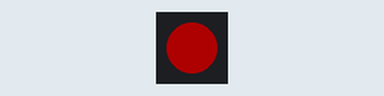
Recording of a program running on a simulated ESP32-S3. On the bench: 1 RGB LEDs in strip order, left to right. Dim RGB values are drawn brighter than linear; WiFi joins after 1.5 s; servers stay silent unless stated; the camera gives no picture; what the program prints to the serial monitor is not drawn.

Above: at 0.1 s.
At 6.9 s:
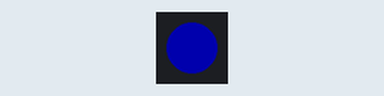
Timing chart, 0 to 8.4 s (numbered marks = the images above):
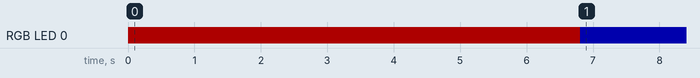

The program:

main.cpp
```cpp
#include <Arduino.h>
#include <WiFi.h>
#include <WebServer.h>
#include <Adafruit_NeoPixel.h>
#include "esp_camera.h"

const char* WIFI_SSID = "wifi_ssid";
const char* WIFI_PASSWORD = "wifi_password";

WebServer server(80);

constexpr int LED_PIN = 48;
constexpr int LED_COUNT = 1;
Adafruit_NeoPixel statusLed(LED_COUNT, LED_PIN, NEO_GRB + NEO_KHZ800);

bool cameraPsramDetected = false;

void setStatusLed(uint8_t red, uint8_t green, uint8_t blue) {
  statusLed.setPixelColor(0, statusLed.Color(red, green, blue));
  statusLed.show();
}

#define PWDN_GPIO_NUM     -1
#define RESET_GPIO_NUM    -1
#define XCLK_GPIO_NUM     15

#define SIOD_GPIO_NUM     4
#define SIOC_GPIO_NUM     5

#define Y9_GPIO_NUM       16
#define Y8_GPIO_NUM       17
#define Y7_GPIO_NUM       18
#define Y6_GPIO_NUM       12
#define Y5_GPIO_NUM       10
#define Y4_GPIO_NUM       8
#define Y3_GPIO_NUM       9
#define Y2_GPIO_NUM       11

#define VSYNC_GPIO_NUM    6
#define HREF_GPIO_NUM     7
#define PCLK_GPIO_NUM     13

void connectToWifi() {
  Serial.println();
  Serial.println("[WiFi] Starting station mode...");
  WiFi.mode(WIFI_STA);
  WiFi.begin(WIFI_SSID, WIFI_PASSWORD);

  Serial.printf("[WiFi] Connecting to SSID: %s\n", WIFI_SSID);

  uint32_t startAttemptTime = millis();
  while (WiFi.status() != WL_CONNECTED) {
    delay(500);
    Serial.print(".");

    if (millis() - startAttemptTime > 30000) {
      Serial.println();
      Serial.println("[WiFi] Connection timeout. Retrying...");
      WiFi.disconnect();
      delay(500);
      WiFi.begin(WIFI_SSID, WIFI_PASSWORD);
      startAttemptTime = millis();
    }
  }

  Serial.println();
  Serial.println("[WiFi] Connected!");
  Serial.print("[WiFi] IP address: ");
  Serial.println(WiFi.localIP());
}

bool initCamera() {
  camera_config_t config = {};
  config.ledc_channel = LEDC_CHANNEL_0;
  config.ledc_timer = LEDC_TIMER_0;
  config.pin_d0 = Y2_GPIO_NUM;
  config.pin_d1 = Y3_GPIO_NUM;
  config.pin_d2 = Y4_GPIO_NUM;
  config.pin_d3 = Y5_GPIO_NUM;
  config.pin_d4 = Y6_GPIO_NUM;
  config.pin_d5 = Y7_GPIO_NUM;
  config.pin_d6 = Y8_GPIO_NUM;
  config.pin_d7 = Y9_GPIO_NUM;
  config.pin_xclk = XCLK_GPIO_NUM;
  config.pin_pclk = PCLK_GPIO_NUM;
  config.pin_vsync = VSYNC_GPIO_NUM;
  config.pin_href = HREF_GPIO_NUM;
  config.pin_sccb_sda = SIOD_GPIO_NUM;
  config.pin_sccb_scl = SIOC_GPIO_NUM;
  config.pin_pwdn = PWDN_GPIO_NUM;
  config.pin_reset = RESET_GPIO_NUM;
  config.xclk_freq_hz = 20000000;
  config.pixel_format = PIXFORMAT_JPEG;
  config.grab_mode = CAMERA_GRAB_LATEST;

  const bool hasPsram = psramFound();
  cameraPsramDetected = hasPsram;
  Serial.printf("[Camera] PSRAM found: %s\n", hasPsram ? "yes" : "no");

  if (hasPsram) {
    config.frame_size = FRAMESIZE_XGA;
    config.jpeg_quality = 12;
    config.fb_count = 2;
    config.fb_location = CAMERA_FB_IN_PSRAM;
  } else {
    config.frame_size = FRAMESIZE_QQVGA;
    config.jpeg_quality = 16;
    config.fb_count = 1;
    config.fb_location = CAMERA_FB_IN_DRAM;
  }

  esp_err_t err = esp_camera_init(&config);
  if (err != ESP_OK) {
    Serial.printf("[Camera] Init failed (first attempt) with error 0x%x\n", err);
    Serial.println("[Camera] Retrying with reduced frame buffers...");

    config.frame_size = FRAMESIZE_QQVGA;
    config.jpeg_quality = 18;
    config.fb_count = 1;
    config.fb_location = hasPsram ? CAMERA_FB_IN_PSRAM : CAMERA_FB_IN_DRAM;

    err = esp_camera_init(&config);
    if (err != ESP_OK) {
      Serial.printf("[Camera] Init failed (fallback) with error 0x%x\n", err);
      return false;
    }
  }

  sensor_t* sensor = esp_camera_sensor_get();
  if (sensor != nullptr) {
    sensor->set_vflip(sensor, 1);
  }

  Serial.println("[Camera] Camera initialized");
  return true;
}

void handleRoot() {
  const char* html =
      "<!doctype html><html><head><meta charset='utf-8'>"
      "<meta name='viewport' content='width=device-width,initial-scale=1'>"
      "<title>ESP32 Camera Live Feed</title></head>"
      "<body style='font-family:Arial;text-align:center;margin:0;padding:20px;'>"
      "<h2>ESP32 Camera Live Feed</h2>"
      "<img src='/stream' style='width:100%;max-width:1024px;height:auto;border:1px solid #ccc;'>"
      "</body></html>";

  server.send(200, "text/html", html);
}

void handleJpg() {
  camera_fb_t* fb = esp_camera_fb_get();
  if (!fb) {
    server.send(503, "text/plain", "Camera capture failed");
    return;
  }

  server.sendHeader("Content-Type", "image/jpeg");
  server.sendHeader("Content-Length", String(fb->len));
  server.send(200);
  WiFiClient client = server.client();
  client.write(fb->buf, fb->len);
  esp_camera_fb_return(fb);
}

void handleStream() {
  WiFiClient client = server.client();

  String response =
      "HTTP/1.1 200 OK\r\n"
      "Content-Type: multipart/x-mixed-replace; boundary=frame\r\n"
      "Cache-Control: no-cache\r\n"
      "Connection: close\r\n\r\n";
  client.print(response);

  while (client.connected()) {
    camera_fb_t* fb = esp_camera_fb_get();
    if (!fb) {
      Serial.println("[Camera] Frame capture failed");
      break;
    }

    client.print("--frame\r\n");
    client.print("Content-Type: image/jpeg\r\n");
    client.print("Content-Length: " + String(fb->len) + "\r\n\r\n");
    client.write(fb->buf, fb->len);
    client.print("\r\n");

    esp_camera_fb_return(fb);
    delay(30);
  }
}

void setup() {
  Serial.begin(115200);

  statusLed.begin();
  statusLed.setBrightness(50);
  setStatusLed(255, 0, 0);

  delay(5000);
  Serial.println();
  Serial.println("[Boot] ESP32 Camera starting...");

  if (!initCamera()) {
    Serial.println("[Boot] Camera init failed. Halting.");
    while (true) {
      delay(1000);
    }
  }

  connectToWifi();

  if (WiFi.status() == WL_CONNECTED && WiFi.localIP()) {
    if (cameraPsramDetected) {
      setStatusLed(0, 255, 0);
    } else {
      setStatusLed(0, 0, 255);
    }
  }

  server.on("/", HTTP_GET, handleRoot);
  server.on("/jpg", HTTP_GET, handleJpg);
  server.on("/stream", HTTP_GET, handleStream);

  server.begin();
  Serial.println("[Web] Server started");
  Serial.print("[Web] Open in browser: http://");
  Serial.println(WiFi.localIP());
}

void loop() {
  server.handleClient();
}
```

Measured:
- by itself, RGB LED 0: off → RGB(50, 0, 0) at 0.00 s, → RGB(0, 0, 50) 6.8 s later
